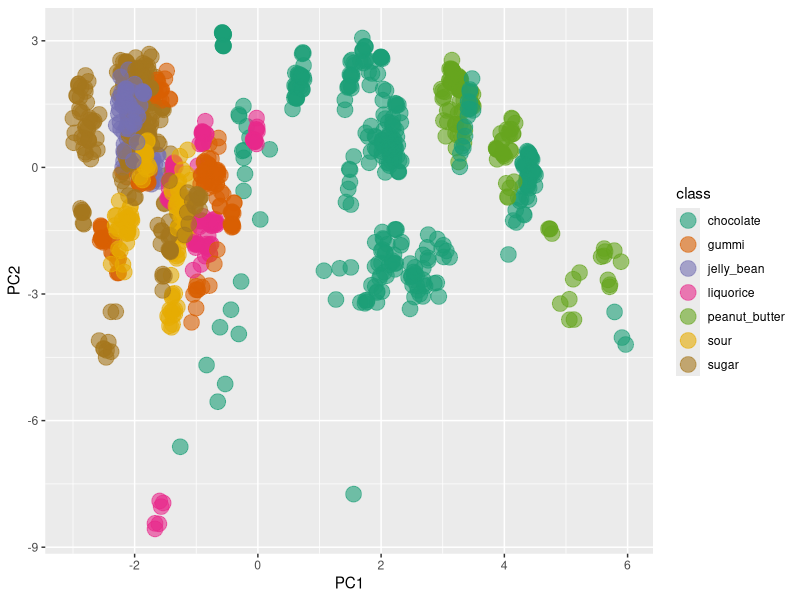
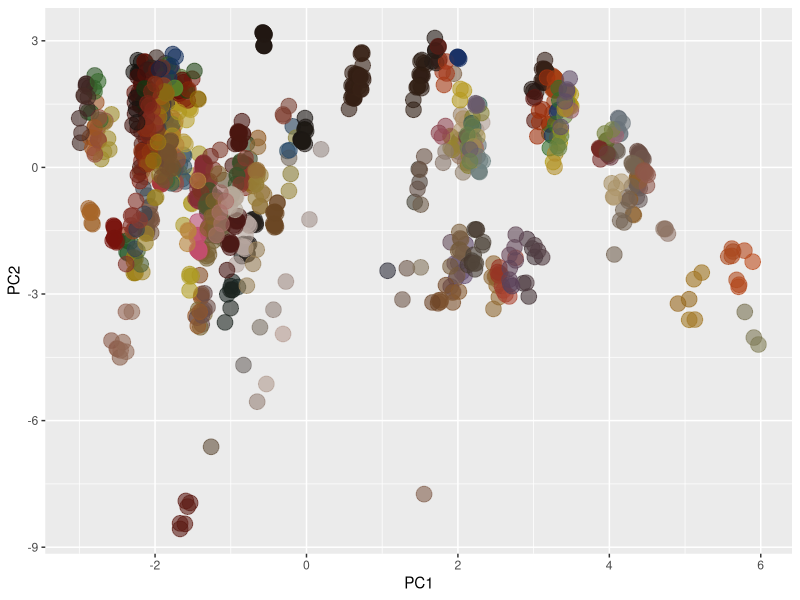
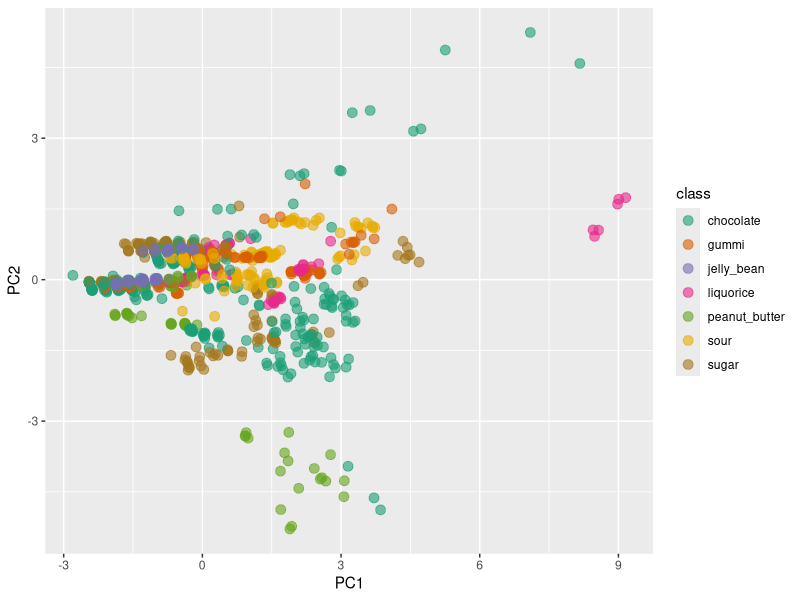
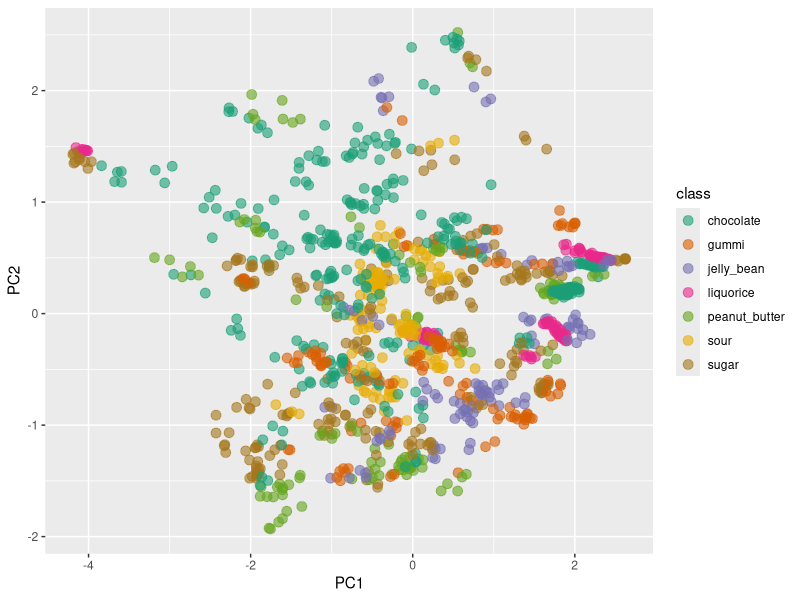
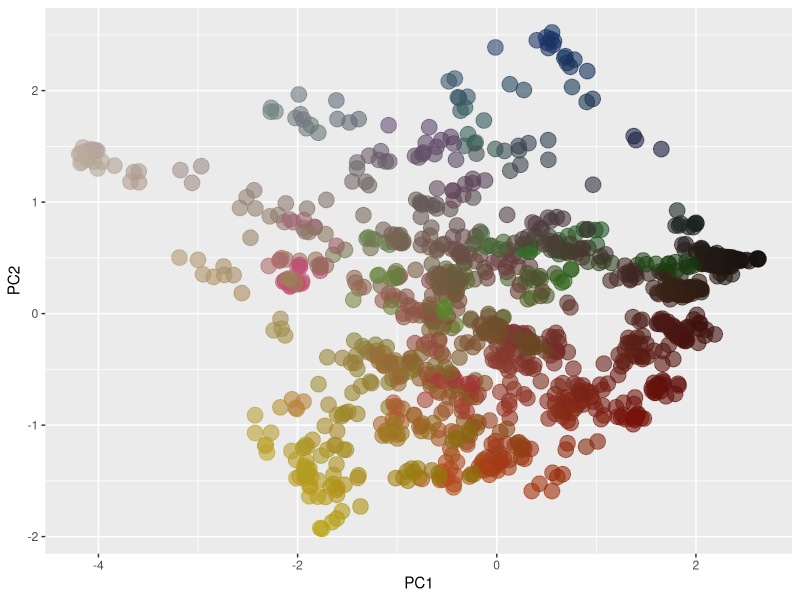
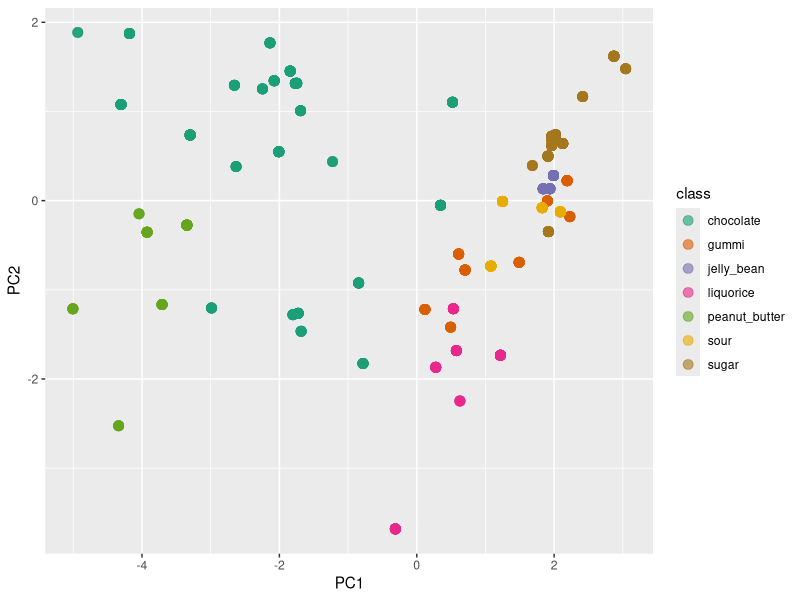
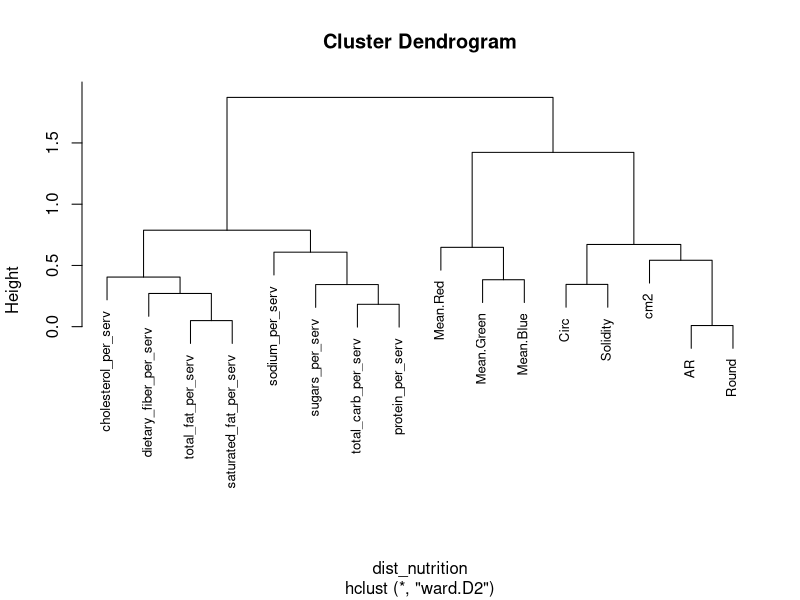
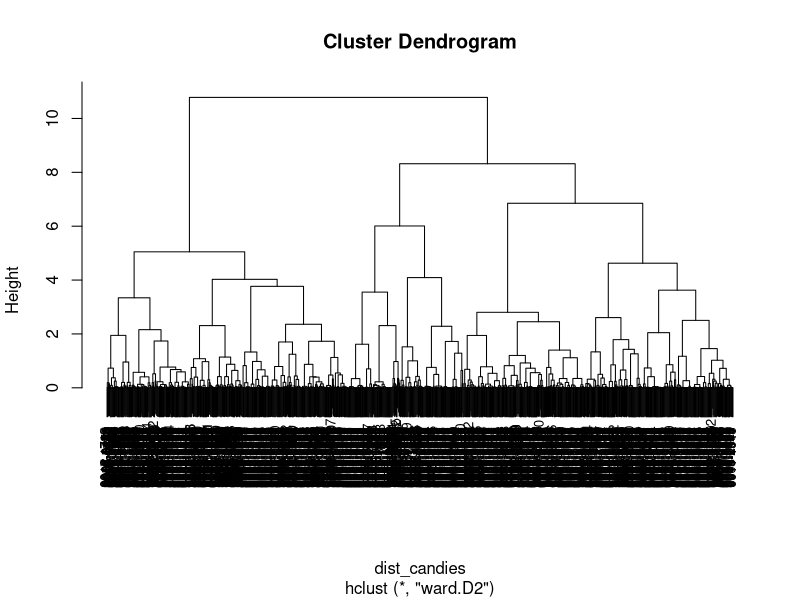

Write R code to recreate these figures, in order.
## ---- chunk 1
library(reshape2)
## ---- chunk 2
allcolordata <- read.table("./Color_Data_all_with_color.txt", header=TRUE)
## ---- chunk 3
subset_colors<- allcolordata[c(1:6, 11:15)]
## ---- chunk 4
library(stats)
## ---- chunk 5
color_to_wide <- reshape(subset_colors, timevar = "Color", idvar = c("Label", "ID"), direction = "wide")
## ---- chunk 6
shape_color_wide <- read.table("./widedata.txt", header=T)
## ---- chunk 7
nutrition_facts <- read.table("./candy_nutrition_415.txt", header=T)
## ---- chunk 8
merged_color_shape_nutrition <- merge(x=shape_color_wide, y=nutrition_facts, by.x = "ID", by.y = "ID", all.x=TRUE)
## ---- chunk 9
library(ggplot2)
library(ggrepel)
library(ggdendro)
library(ape)
## ---- chunk 10
merged_color_shape_nutrition$total_fat_per_serv <- merged_color_shape_nutrition$total_fat_g/merged_color_shape_nutrition$serving_size_g
merged_color_shape_nutrition$saturated_fat_per_serv <- merged_color_shape_nutrition$saturated_fat_g/merged_color_shape_nutrition$serving_size_g
merged_color_shape_nutrition$cholesterol_per_serv <- merged_color_shape_nutrition$cholesterol_mg/merged_color_shape_nutrition$serving_size_g
merged_color_shape_nutrition$sodium_per_serv <- merged_color_shape_nutrition$sodium_mg/merged_color_shape_nutrition$serving_size_g
merged_color_shape_nutrition$total_carb_per_serv <- merged_color_shape_nutrition$total_carb_g/merged_color_shape_nutrition$serving_size_g
merged_color_shape_nutrition$dietary_fiber_per_serv <- merged_color_shape_nutrition$dietary_fiber_g/merged_color_shape_nutrition$serving_size_g
merged_color_shape_nutrition$sugars_per_serv <- merged_color_shape_nutrition$sugars_g/merged_color_shape_nutrition$serving_size_g
merged_color_shape_nutrition$protein_per_serv <- merged_color_shape_nutrition$protein_g/merged_color_shape_nutrition$serving_size_g
## ---- chunk 11
pca <- prcomp(merged_color_shape_nutrition[c(4:5, 7:12, 28:35)], center = TRUE, scale. = TRUE)
## ---- chunk 12
summary(pca)
## ---- chunk 13
pca$rotation
## ---- chunk 14
scores <- as.data.frame(pca$x)
pca_scores <- cbind(merged_color_shape_nutrition, scores)
## ---- chunk 15
p <- ggplot(pca_scores, aes(PC1, PC2, colour=class))
p + geom_point(size=5, alpha=0.6) + scale_colour_brewer(type="qual", palette = 2)
## ---- chunk 16
p <- ggplot(pca_scores, aes(PC1, PC2, colour=rgb(Mean.Red, Mean.Green, Mean.Blue, maxColorValue = 255)))
p + geom_point(size=5, alpha=0.6) + scale_color_identity()
## ---- chunk 17
shape_pca <- prcomp(merged_color_shape_nutrition[c(4:5,7:9)], center = TRUE, scale. = TRUE)

summary(shape_pca)

shape_pca$rotation

shape_scores <- as.data.frame(shape_pca$x)
shape_pca_scores <- cbind(merged_color_shape_nutrition, shape_scores)

p <- ggplot(shape_pca_scores, aes(PC1, PC2, colour=class))
p + geom_point(size=3, alpha=0.6) + scale_colour_brewer(type="qual", palette = 2)
## ---- chunk 18
color_pca <- prcomp(merged_color_shape_nutrition[c(10:12)], center = TRUE, scale. = TRUE)

summary(color_pca)

color_pca$rotation

shape_scores <- as.data.frame(color_pca$x)
color_pca_scores <- cbind(merged_color_shape_nutrition, shape_scores)

p <- ggplot(color_pca_scores, aes(PC1, PC2, colour=class))
p + geom_point(size=3, alpha=0.6) + scale_colour_brewer(type="qual", palette = 2)
## ---- chunk 19
p <- ggplot(color_pca_scores, aes(PC1, PC2, colour=rgb(Mean.Red, Mean.Green, Mean.Blue, maxColorValue = 255)))
p + geom_point(size=5, alpha=0.6) + scale_color_identity()
## ---- chunk 20
nutrition_pca <- prcomp(merged_color_shape_nutrition[c(28:35)], center = TRUE, scale. = TRUE)

summary(nutrition_pca)

nutrition_pca$rotation

shape_scores <- as.data.frame(nutrition_pca$x)
nutrition_pca_scores <- cbind(merged_color_shape_nutrition, shape_scores)

p <- ggplot(nutrition_pca_scores, aes(PC1, PC2, colour=class))
p + geom_point(size=3, alpha=0.6) + scale_colour_brewer(type="qual", palette = 2)
## ---- chunk 21
scaled_everything <- scale(merged_color_shape_nutrition[c(4:5, 7:12, 28:35)])
scaled_candies <- scale(t(scaled_everything))
colnames(scaled_candies) <- as.matrix(merged_color_shape_nutrition[2])

corell_nutrition <- cor(scaled_everything, method="spearman")
corell_candies <- cor(scaled_candies, method="spearman")

dist_nutrition <- as.dist(1-abs(corell_nutrition))
dist_candies <- as.dist(1-abs(corell_candies))

hc_nutrition <- hclust(dist_nutrition, method="ward.D2")
hc_candies <- hclust(dist_candies, method="ward.D2")

plot(hc_nutrition, cex=0.8)
plot(hc_candies, cex=0.8)

plot(as.phylo(hc_nutrition), type="cladogram", label.offset=0.01)
plot(as.phylo(hc_candies), type="cladogram", label.offset=0.01, cex=0.5)
